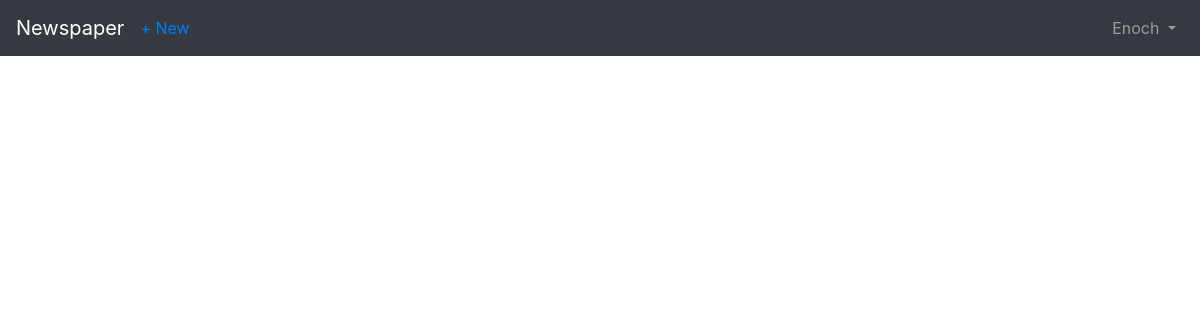
Page /articles/ (signed in) on the earlier database version.
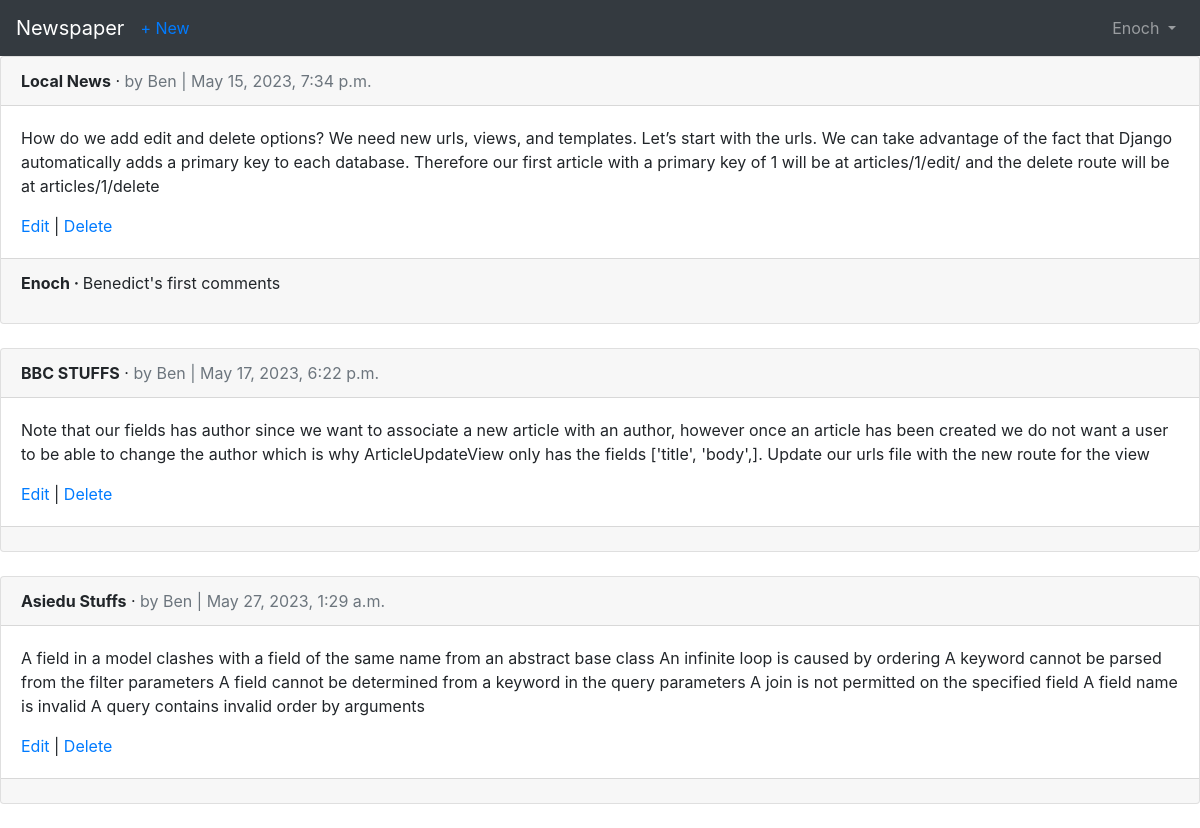
Same page on the later database version.
### accounts/models.py (models this page shows)
class CustomUser(AbstractUser):
    age = models.PositiveIntegerField(null=True, blank=True)

### articles/models.py (models this page shows, shortened)
class Article(models.Model):
    title = models.CharField(max_length=225)
    body = models. TextField()
    date = models.DateTimeField(auto_now_add=True)
    author = models.ForeignKey(
        get_user_model(),
        on_delete=models.CASCADE
    )

class Comment(models.Model):
    article = models.ForeignKey(Article, on_delete=models.CASCADE, related_name='comments',
    )
    comment = models.CharField(max_length=140)
    author = models.ForeignKey(get_user_model(), on_delete=models.CASCADE,
    )
    def __str__(self):
        return self.comment

### articles/views.py (the view)
# urls.py: path('', ArticleListView.as_view(), name='article_list'),
class ArticleListView(LoginRequiredMixin, ListView):
    model = Article
    template_name = 'registration/article_list.html'

### accounts/templates/registration/article_list.html (shortened to what this page needs)
{% extends 'registration/base.html' %}
{% block content %}
    {% for article in object_list %}
        <div class="card">
            <div class="card-header">
                <span class="font-weight-bold">{{ article.title }}</span> &middot;
                <span class="text-muted">by {{ article.author }}
                | {{ article.date }}</span>
            </div>
        <div class="card-body">
            <p>{{ article.body }}</p>
            <a href="{% url 'article_edit' article.pk %}">Edit</a> |
            <a href="{% url 'article_delete' article.pk %}">Delete</a>
        </div>
            <div class="card-footer">
            {% for comment in article.comments.all %}
                <p>
                    <span class="font-weight-bold">
                        {{ comment.author }} &middot;
                    </span>
                {{ comment }}
                </p>
            {% endfor %}
            </div>
        </div>
        <br />
    {% endfor %}
{% endblock content %}

### accounts/templates/registration/base.html (shortened to what this page needs)
<!DOCTYPE html>
<html lang="en">
<head>
    <link rel="stylesheet" href="https://cdn.jsdelivr.net/npm/bootstrap@4.5.3/dist/css/bootstrap.min.css">
</head>
<body>
    <body>
        <nav class="navbar navbar-expand-lg navbar-dark bg-dark">
            <a class="navbar-brand" href="{% url 'home' %}">Newspaper</a>
            {% if user.is_authenticated %}
                <ul class="navbar-nav mr-auto">
                    <li class="nav-item">
                        <a href="{% url 'article_new' %}">+ New</a>
                </li>
                </ul>
            {% endif %}
        <div class="collapse navbar-collapse" id="navbarSupportedContent">
        {% if user.is_authenticated %}
        <ul class="navbar-nav ml-auto">
        <li class="nav-item">
        <a class="nav-link dropdown-toggle" href="#"
        id="navbarDropdown" role="button" data-toggle="dropdown"
        aria-haspopup="true" aria-expanded="false">
        {{ user.username }}
        </a>
        </li>
        </ul>
        {% endif %}
        </div>
        </nav>
    <main>
        {% block content %}
        {% endblock content %}
    </main>
</body>
</html>

Differences in the rows shown:
added Article: title "Local News", author "Ben", date "May 15, 2023, 7:34 p.m.", body "How do we add edit and delete options? We need new urls, views, and templates. Let’s start with the urls. We can take advantage of the fact that Django automatically adds a primary key to each database. Therefore our first article with a primary key of 1 will be at articles/1/edit/ and the delete route will be at articles/1/delete"
added Comment: author "Enoch", comment "Benedict's first comments"
added Article: title "BBC STUFFS", author "Ben", date "May 17, 2023, 6:22 p.m.", body "Note that our fields has author since we want to associate a new article with an author, however once an article has been created we do not want a user to be able to change the author which is why ArticleUpdateView only has the fields ['title', 'body',]. Update our urls file with the new route for the view"
added Article: title "Asiedu Stuffs", author "Ben", date "May 27, 2023, 1:29 a.m.", body "A field in a model clashes with a field of the same name from an abstract base class An infinite loop is caused by ordering A keyword cannot be parsed from the filter parameters A field cannot be determined from a keyword in the query parameters A join is not permitted on the specified field A field name is invalid A query contains invalid order by arguments"
